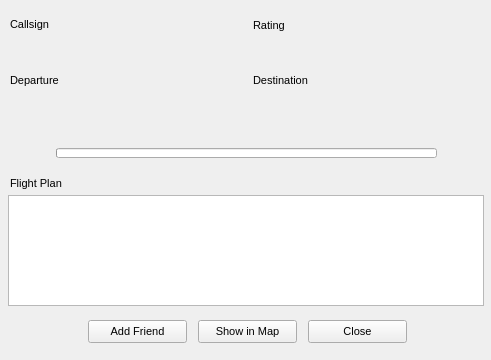
<?xml version="1.0" encoding="UTF-8"?>
<ui version="4.0">
 <class>QPlayerInfo</class>
 <widget class="QMainWindow" name="QPlayerInfo">
  <property name="windowModality">
   <enum>Qt::NonModal</enum>
  </property>
  <property name="sizePolicy">
   <sizepolicy hsizetype="Fixed" vsizetype="Fixed">
    <horstretch>0</horstretch>
    <verstretch>0</verstretch>
   </sizepolicy>
  </property>
  <property name="minimumSize">
   <size>
    <width>491</width>
    <height>360</height>
   </size>
  </property>
  <property name="maximumSize">
   <size>
    <width>491</width>
    <height>360</height>
   </size>
  </property>
  <property name="cursor">
   <cursorShape>PointingHandCursor</cursorShape>
  </property>
  <property name="windowTitle">
   <string>Info of Player</string>
  </property>
  <widget class="QWidget" name="centralwidget">
   <property name="cursor">
    <cursorShape>PointingHandCursor</cursorShape>
   </property>
   <widget class="QLabel" name="callsign_label">
    <property name="geometry">
     <rect>
      <x>10</x>
      <y>17</y>
      <width>57</width>
      <height>14</height>
     </rect>
    </property>
    <property name="font">
     <font>
      <pointsize>8</pointsize>
     </font>
    </property>
    <property name="cursor">
     <cursorShape>PointingHandCursor</cursorShape>
    </property>
    <property name="text">
     <string>Callsign</string>
    </property>
   </widget>
   <widget class="QLabel" name="airline_image">
    <property name="geometry">
     <rect>
      <x>70</x>
      <y>12</y>
      <width>121</width>
      <height>25</height>
     </rect>
    </property>
    <property name="font">
     <font>
      <pointsize>8</pointsize>
     </font>
    </property>
    <property name="cursor">
     <cursorShape>PointingHandCursor</cursorShape>
    </property>
    <property name="text">
     <string/>
    </property>
   </widget>
   <widget class="QLabel" name="rating_img">
    <property name="geometry">
     <rect>
      <x>310</x>
      <y>12</y>
      <width>121</width>
      <height>25</height>
     </rect>
    </property>
    <property name="font">
     <font>
      <pointsize>8</pointsize>
     </font>
    </property>
    <property name="cursor">
     <cursorShape>PointingHandCursor</cursorShape>
    </property>
    <property name="text">
     <string/>
    </property>
   </widget>
   <widget class="QLabel" name="rating_label">
    <property name="geometry">
     <rect>
      <x>253</x>
      <y>17</y>
      <width>51</width>
      <height>16</height>
     </rect>
    </property>
    <property name="font">
     <font>
      <pointsize>8</pointsize>
     </font>
    </property>
    <property name="cursor">
     <cursorShape>PointingHandCursor</cursorShape>
    </property>
    <property name="text">
     <string>Rating</string>
    </property>
   </widget>
   <widget class="QProgressBar" name="progressBarTrack">
    <property name="geometry">
     <rect>
      <x>56</x>
      <y>148</y>
      <width>381</width>
      <height>10</height>
     </rect>
    </property>
    <property name="font">
     <font>
      <pointsize>8</pointsize>
     </font>
    </property>
    <property name="cursor">
     <cursorShape>PointingHandCursor</cursorShape>
    </property>
    <property name="value">
     <number>0</number>
    </property>
    <property name="format">
     <string/>
    </property>
   </widget>
   <widget class="QLabel" name="DepartureImage">
    <property name="geometry">
     <rect>
      <x>20</x>
      <y>140</y>
      <width>31</width>
      <height>25</height>
     </rect>
    </property>
    <property name="font">
     <font>
      <pointsize>8</pointsize>
     </font>
    </property>
    <property name="cursor">
     <cursorShape>PointingHandCursor</cursorShape>
    </property>
    <property name="text">
     <string/>
    </property>
   </widget>
   <widget class="QLabel" name="DestinationImage">
    <property name="geometry">
     <rect>
      <x>441</x>
      <y>140</y>
      <width>31</width>
      <height>25</height>
     </rect>
    </property>
    <property name="font">
     <font>
      <pointsize>8</pointsize>
     </font>
    </property>
    <property name="cursor">
     <cursorShape>PointingHandCursor</cursorShape>
    </property>
    <property name="text">
     <string/>
    </property>
   </widget>
   <widget class="QLabel" name="Departure_Info">
    <property name="geometry">
     <rect>
      <x>10</x>
      <y>70</y>
      <width>71</width>
      <height>20</height>
     </rect>
    </property>
    <property name="font">
     <font>
      <pointsize>8</pointsize>
     </font>
    </property>
    <property name="cursor">
     <cursorShape>PointingHandCursor</cursorShape>
    </property>
    <property name="text">
     <string>Departure</string>
    </property>
   </widget>
   <widget class="QLabel" name="Destination_Info">
    <property name="geometry">
     <rect>
      <x>253</x>
      <y>70</y>
      <width>71</width>
      <height>20</height>
     </rect>
    </property>
    <property name="font">
     <font>
      <pointsize>8</pointsize>
     </font>
    </property>
    <property name="cursor">
     <cursorShape>PointingHandCursor</cursorShape>
    </property>
    <property name="text">
     <string>Destination</string>
    </property>
   </widget>
   <widget class="QLabel" name="DepartureText">
    <property name="geometry">
     <rect>
      <x>10</x>
      <y>90</y>
      <width>231</width>
      <height>20</height>
     </rect>
    </property>
    <property name="font">
     <font>
      <pointsize>8</pointsize>
     </font>
    </property>
    <property name="cursor">
     <cursorShape>PointingHandCursor</cursorShape>
    </property>
    <property name="text">
     <string/>
    </property>
   </widget>
   <widget class="QLabel" name="DestinationText">
    <property name="geometry">
     <rect>
      <x>253</x>
      <y>90</y>
      <width>231</width>
      <height>20</height>
     </rect>
    </property>
    <property name="font">
     <font>
      <pointsize>8</pointsize>
     </font>
    </property>
    <property name="cursor">
     <cursorShape>PointingHandCursor</cursorShape>
    </property>
    <property name="text">
     <string/>
    </property>
   </widget>
   <widget class="QTextEdit" name="FlightPlanText">
    <property name="geometry">
     <rect>
      <x>8</x>
      <y>195</y>
      <width>476</width>
      <height>111</height>
     </rect>
    </property>
   </widget>
   <widget class="QLabel" name="FlightPlan_label">
    <property name="geometry">
     <rect>
      <x>10</x>
      <y>175</y>
      <width>71</width>
      <height>16</height>
     </rect>
    </property>
    <property name="font">
     <font>
      <pointsize>8</pointsize>
     </font>
    </property>
    <property name="cursor">
     <cursorShape>PointingHandCursor</cursorShape>
    </property>
    <property name="text">
     <string>Flight Plan</string>
    </property>
   </widget>
   <widget class="QPushButton" name="AddFriend">
    <property name="geometry">
     <rect>
      <x>88</x>
      <y>320</y>
      <width>99</width>
      <height>23</height>
     </rect>
    </property>
    <property name="font">
     <font>
      <pointsize>8</pointsize>
     </font>
    </property>
    <property name="cursor">
     <cursorShape>PointingHandCursor</cursorShape>
    </property>
    <property name="text">
     <string>Add Friend</string>
    </property>
   </widget>
   <widget class="QPushButton" name="ShowMap">
    <property name="geometry">
     <rect>
      <x>198</x>
      <y>320</y>
      <width>99</width>
      <height>23</height>
     </rect>
    </property>
    <property name="font">
     <font>
      <pointsize>8</pointsize>
     </font>
    </property>
    <property name="cursor">
     <cursorShape>PointingHandCursor</cursorShape>
    </property>
    <property name="text">
     <string>Show in Map</string>
    </property>
   </widget>
   <widget class="QPushButton" name="Close">
    <property name="geometry">
     <rect>
      <x>308</x>
      <y>320</y>
      <width>99</width>
      <height>23</height>
     </rect>
    </property>
    <property name="font">
     <font>
      <pointsize>8</pointsize>
     </font>
    </property>
    <property name="cursor">
     <cursorShape>PointingHandCursor</cursorShape>
    </property>
    <property name="text">
     <string>Close</string>
    </property>
   </widget>
  </widget>
 </widget>
 <resources/>
 <connections/>
</ui>
